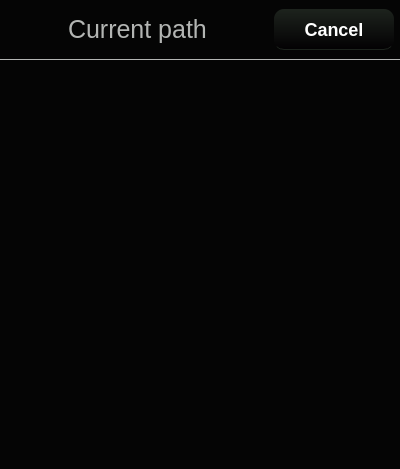
<?xml version="1.0" encoding="UTF-8"?>
<ui version="4.0">
 <class>NSROpenFileDialog</class>
 <widget class="QWidget" name="NSROpenFileDialog">
  <property name="geometry">
   <rect>
    <x>0</x>
    <y>0</y>
    <width>400</width>
    <height>469</height>
   </rect>
  </property>
  <property name="windowTitle">
   <string>Form</string>
  </property>
  <property name="styleSheet">
   <string notr="true">QWidget {
	background-color: rgba(0, 0, 0, 220);
}
</string>
  </property>
  <layout class="QVBoxLayout" name="verticalLayout_2">
   <property name="leftMargin">
    <number>0</number>
   </property>
   <property name="topMargin">
    <number>0</number>
   </property>
   <property name="rightMargin">
    <number>0</number>
   </property>
   <property name="bottomMargin">
    <number>9</number>
   </property>
   <item>
    <widget class="QFrame" name="frame">
     <property name="minimumSize">
      <size>
       <width>0</width>
       <height>60</height>
      </size>
     </property>
     <property name="styleSheet">
      <string notr="true">QFrame {
	background-color: transparent;
	border-bottom: 1px solid rgb(179, 181, 179);
}</string>
     </property>
     <property name="frameShape">
      <enum>QFrame::NoFrame</enum>
     </property>
     <layout class="QVBoxLayout" name="verticalLayout">
      <property name="spacing">
       <number>0</number>
      </property>
      <property name="margin">
       <number>0</number>
      </property>
      <item>
       <layout class="QHBoxLayout" name="horizontalLayout">
        <property name="spacing">
         <number>6</number>
        </property>
        <property name="margin">
         <number>6</number>
        </property>
        <item>
         <spacer name="horizontalSpacer_2">
          <property name="orientation">
           <enum>Qt::Horizontal</enum>
          </property>
          <property name="sizeHint" stdset="0">
           <size>
            <width>40</width>
            <height>20</height>
           </size>
          </property>
         </spacer>
        </item>
        <item>
         <widget class="QLabel" name="pathLabel">
          <property name="styleSheet">
           <string notr="true">QLabel {
	background-color: transparent;
	color: rgb(179, 181, 179);
	font-size: 25px;
	border: none;
}</string>
          </property>
          <property name="text">
           <string>Current path</string>
          </property>
         </widget>
        </item>
        <item>
         <spacer name="horizontalSpacer">
          <property name="orientation">
           <enum>Qt::Horizontal</enum>
          </property>
          <property name="sizeHint" stdset="0">
           <size>
            <width>40</width>
            <height>20</height>
           </size>
          </property>
         </spacer>
        </item>
        <item>
         <widget class="QPushButton" name="cancelButton">
          <property name="styleSheet">
           <string notr="true">QPushButton {
	background-color: qlineargradient(spread:pad, x1:0.5, y1:0,  x2:0.5, y2:1, stop:0 rgb(29, 35, 29), stop:1 rgb(3, 1, 3));
	color: white;
	border-bottom: 1px solid rgb(29, 35, 29);
	border-radius: 10px;
	min-height:40px;
	min-width: 120px;
	font-family: Arial;
	font-weight: bold;
	font-size: 18px;
}

QPushButton:pressed {
	background-color: qlineargradient(spread:pad, x1:0.5, y1:0,  x2:0.5, y2:1, stop:0 rgb(19, 25, 19), stop:1 rgb(3, 1, 3));
	color: rgb(99, 101, 99);
}</string>
          </property>
          <property name="text">
           <string>Cancel</string>
          </property>
         </widget>
        </item>
       </layout>
      </item>
     </layout>
    </widget>
   </item>
   <item>
    <widget class="NSRTreeView" name="treeView">
     <property name="styleSheet">
      <string notr="true">QTreeView {
	background-color: transparent;
	border: none;
	font-size: 25px;
	padding-left: 150px;
	padding-right: 150px;
}

QTreeView::item {
	min-height: 55px;
	color: rgb(179, 181, 179);
}

QTreeView::item:selected {
	background-color: rgb(67, 105, 163);
	border: none;
	border-radius: 8px;
}

QScrollBar:horizontal {
	border: none;
	background: transparent;
	height: 10px;
}

QScrollBar::handle:horizontal {
	background: rgba(40, 40, 40, 220);
	min-width: 50px;
	border-width: 1px;
	border-color: rgba(235, 235, 235, 240);
	border-style: solid;
	border-radius: 5px;
}

QScrollBar::add-line:horizontal {
	background: transparent;
	width: 0px;
	border: none;
}

QScrollBar::sub-line:horizontal {
	background: transparent;
	width: 0px;
	border: none;
}

QScrollBar:up-arrow:horizontal, QScrollBar::down-arrow:horizontal {
	width: 0px;
	height: 0px;
	background: none;
}

 QScrollBar::add-page:horizontal, QScrollBar::sub-page:horizontal {
	background: transparent;
}

QScrollBar:vertical {
	border: none;
	background-color: transparent;
	width: 16px;
}

QScrollBar::handle:vertical {
	background: rgba(40, 40, 40, 220);
	min-height: 50px;
	border-width: 1px;
	border-color: rgba(235, 235, 235, 240);
	border-style: solid;
	border-radius: 5px;
	margin-left: 3px;
	margin-right: 3px;
}
	
QScrollBar::add-line:vertical {
	background: transparent;
	height: 0px;
	border: none;
}

QScrollBar::sub-line:vertical {
	background: transparent;
	height: 0px;
	border: none;
}

QScrollBar:up-arrow:vertical, QScrollBar::down-arrow:vertical {
	width: 0px;
	height: 0px;
	background: none;
}

QScrollBar::add-page:vertical, QScrollBar::sub-page:vertical {
	background: transparent;
}

QWidget  {
	background-color: transparent;
}
</string>
     </property>
    </widget>
   </item>
  </layout>
 </widget>
 <customwidgets>
  <customwidget>
   <class>NSRTreeView</class>
   <extends>QTreeView</extends>
   <header>nsrtreeview.h</header>
  </customwidget>
 </customwidgets>
 <resources/>
 <connections/>
</ui>
